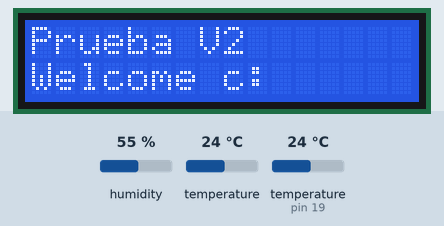
Simulated run of this sketch. Board: Arduino Uno, built with avr-gcc and run on an emulated ATmega328P. On the bench: 16×2 character LCD. Inputs (shaded band) come from the test bench; at power-on: humidity 55 %, temperature 24 °C, temperature (sensor on pin 19) 24 °C. The local clock reads 2024-03-15 10:24:30 at power-on unless the sketch sets it.

Above: at 1.7 s.
1.8 s: humidity set to 22 %
At 7.4 s:
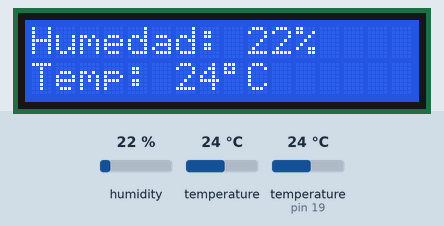
7.5 s: temperature (sensor 0) set to 12 °C
10.5 s: humidity set to 40 %
At 14.8 s:
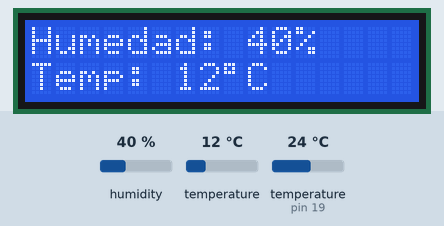
15.5 s: temperature (sensor 0) set to 19 °C
At 20.2 s:
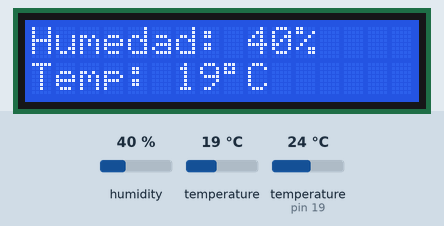
22.5 s: humidity set to 68 %
At 26.7 s:
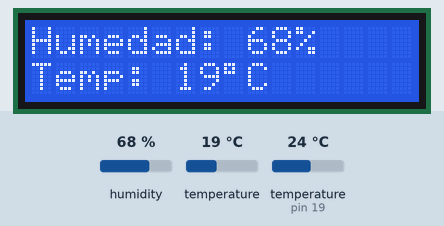
27.5 s: temperature (sensor 0) set to 28 °C
At 31.8 s:
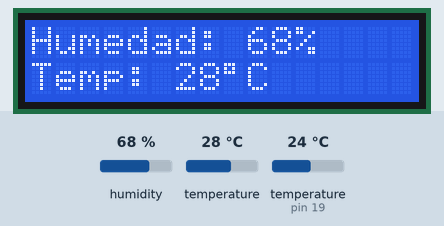
Timing chart, 0 to 33.3 s (numbered marks = the images above; inputs shaded):
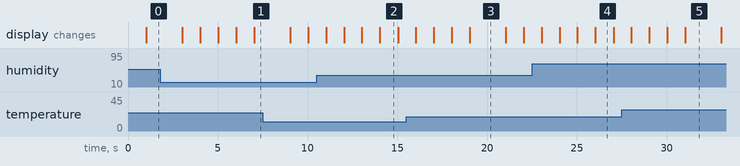

The sketch:

WSv1.ino
```cpp
#include <Wire.h>
#include <LiquidCrystal_I2C.h>
#include "RTClib.h"
#include <DHT.h>

#define S_HOME 0
#define S_REFRESH 1
#define S_READSENSORS 2
#define S_FSM_SCREEN 3

#define S_WELCOME 0
#define S_DATEHOUR 1
#define S_HUMTEMP 2

#define DHTPin 19
#define DHTType DHT11

char _bufferFecha[12];
char _bufferHora[10];
DateTime now;
DateTime now2;
int hum;
int temp;
int tempC;
char symbol = 223;
int ScreenState = S_WELCOME;
int SystemState = S_HOME;
LiquidCrystal_I2C lcd(0x27, 16, 2);
RTC_DS3231 rtc;
DHT dht11(DHTPin, DHTType);

unsigned long previousMillisSA = 0;
long timeInterval_A = 1000;
unsigned long previuosMillisSB = 0;
long timeInterval_B = 1000;
unsigned long previuosMillisSC = 0;
long timeInterval_C = 3000;

void Control_System_Management();
void Screen_Magement();
void Sensor_Managent();

void setup() {
  rtc.begin();
  rtc.adjust(DateTime(F(__DATE__), F(__TIME__)));
  lcd.init();
  lcd.backlight();
  Serial.begin(9600);
  lcd.print("Prueba V2");
  delay(500);
}

void loop() {
  FSM_Transitions();
  FSM_System();
}
```

Control_System_Management.ino
```cpp
void FSM_System() {
  switch (SystemState) {
    case S_HOME:
      break;
    case S_REFRESH:
      RefreshScreen();
      break;
    case S_READSENSORS:
      sensorDate();
      sensorHour();
      sensorTemperaturaRTC();
      sensorHum();
      //sensorTemp();
      break;
    case S_FSM_SCREEN:
      FSM_Screen();
      break;
    default:
      break;
  }

  if (SystemState != S_HOME)
    SystemState = S_HOME;
}

void cleanScreen() {
  lcd.clear();
}

void FSM_Transitions() {
  unsigned long currentMillis = millis();

  if (((currentMillis - previousMillisSA) >= timeInterval_A) && (SystemState == S_HOME)) {
    previousMillisSA = currentMillis;
    SystemState = S_REFRESH;
  }

  if (((currentMillis - previuosMillisSB) >= timeInterval_B) && (SystemState == S_HOME)) {
    previuosMillisSB = currentMillis;
    SystemState = S_READSENSORS;
  }

  if (((currentMillis - previuosMillisSC) >= timeInterval_C) && (SystemState == S_HOME)) {
    previuosMillisSC = currentMillis;
    SystemState = S_FSM_SCREEN;
  }
}
```

Screen_Management.ino
```cpp
 void FSM_Screen() {
  switch (ScreenState) {
    case S_WELCOME:
      cleanScreen();
      ScreenState = S_DATEHOUR;
      break;
    case S_DATEHOUR:
      cleanScreen();
      ScreenState = S_HUMTEMP;
      break;
    case S_HUMTEMP:
      cleanScreen();
      ScreenState = S_DATEHOUR;
      break;
    default:
      break;
  }
}

void RefreshScreen() {
  switch (ScreenState) {
    case S_WELCOME:
      displayWelcome();
      break;
    case S_DATEHOUR:
      displayDate();
      displayHour();
      break;
    case S_HUMTEMP:
      displayHum();
      displayTemperaturaRTC();
      break;
    default:
      break;
  }
}

void displayWelcome() {
  lcd.setCursor(0, 1);
  lcd.print("Welcome c:");
}

void displayDate() {
  formatoFecha(_bufferFecha, now.day(), now.month(), now.year());
  lcd.setCursor(0, 0);
  lcd.print("Date: ");
  lcd.print(_bufferFecha);
}

void displayHour() {
  formatoHora(_bufferHora, now.hour(), now.minute(), now.second());
  lcd.setCursor(0, 1);
  lcd.print("Hour: ");
  lcd.print(_bufferHora);
}

void displayHum() {
  lcd.setCursor(0, 0);
  lcd.print("Humedad: ");
  lcd.print(hum);
  lcd.print("%");
}

void displayTemp() {
  lcd.setCursor(0, 1);
  lcd.print("Temp: ");
  lcd.print(tempC);
  lcd.print(symbol);
  lcd.print("C");
}

void displayTemperaturaRTC() {
  lcd.setCursor(0, 1);
  lcd.print("Temp: ");
  lcd.print(temp);
  lcd.print(symbol);
  lcd.print("C");
}
```

Sensor_Management.ino
```cpp
void sensorDate() {
  now = rtc.now();
}

void sensorHour() {
  now2 = rtc.now();
}

void formatoFecha(char bufferFecha[12], int numDia, int numMes, int numA) {
  sprintf(bufferFecha, "%02d/%02d/%04d", numDia, numMes, numA);
}
void formatoHora(char bufferHora[10], int hora, int minu, int seg) {
  sprintf(bufferHora, "%02d:%02d:%02d", hora, minu, seg);
}

void sensorTemperaturaRTC() {
  temp = rtc.getTemperature();
}

void sensorHum() {
  hum = dht11.readHumidity();
}

void sensorTemp() {
  tempC = dht11.readTemperature();
}
```

Measured:
- what the display in image 2 shows lasts 1.0 s, from 14.0 s to 15.0 s
- what the display in image 3 shows lasts 2.0 s, from 19.0 s to 21.0 s
